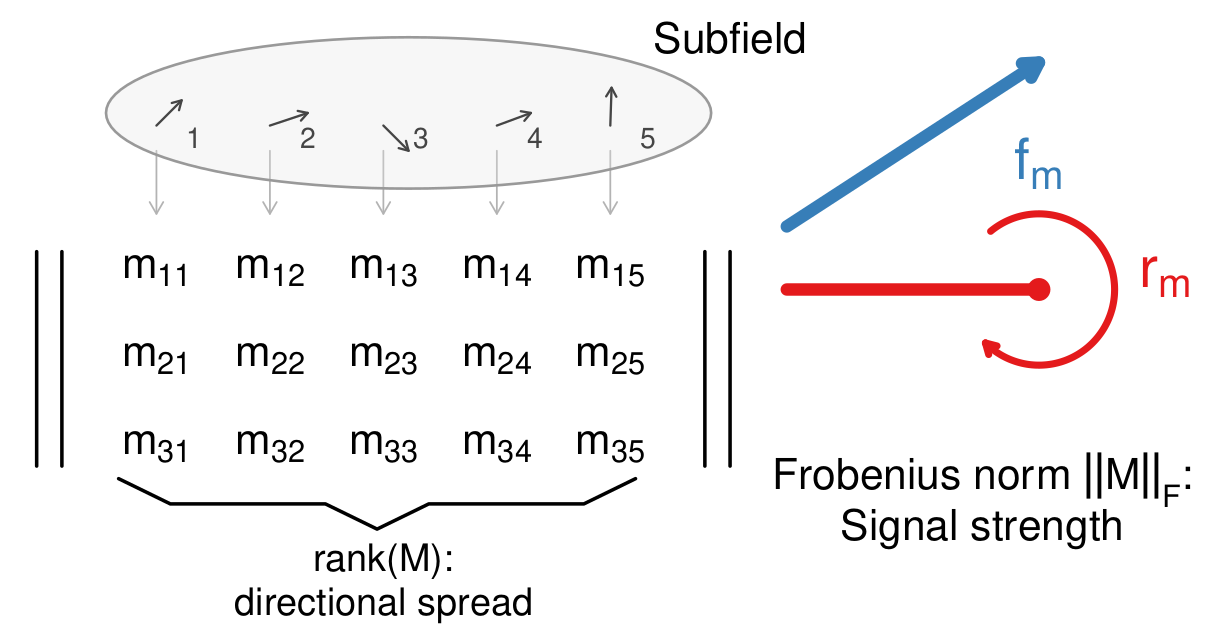

This figure's R source:
library(latex2exp)
library(RColorBrewer)

colors <- brewer.pal(9, "Set1")  


pdf("figure_1f.pdf", width = 10, height = 4)
par(mar = c(0, 0, 0, 0))
plot(NA, xlim = c(0, 6), ylim = c(0, 5), axes = FALSE, xlab = "", ylab = "", asp = 1)

# Base positions
rows <- 3
cols <- 5
x0 <- -1
y0 <- 3
dx <- 0.9
dy <- 0.7

# Draw m_ij labels (no boxes)
for (i in 1:rows) {
  for (j in 1:cols) {
    text(x0 + (j - 0.5)*dx,
         y0 - (i - 0.5)*dy,
         labels = bquote(m[.(i)*.(j)]),
         cex = 1.5)
  }
}

# Draw vertical double bars (matrix notation)
bottom_y <- y0 - rows*dy + 0.2
top_y    <- y0 - 0.2

segments(x0 - 0.3, bottom_y, x0 - 0.3, top_y, lwd = 2)                 # Left bar
segments(x0 - 0.5, bottom_y, x0 - 0.5, top_y, lwd = 2)                 # Left bar
segments(x0 + cols*dx + 0.3, bottom_y, x0 + cols*dx + 0.3, top_y, lwd = 2)  # Right bar
segments(x0 + cols*dx + 0.5, bottom_y, x0 + cols*dx + 0.5, top_y, lwd = 2)  # Right bar

# Custom bracket drawing function
bracket <- function(x, width, y, height){
  data.frame(
    x = (c(0,1,4,5,6,9,10)/10 - 0.5) * width + x,
    y = c(0,1,1,2,1,1,0)/2 * height + y
  )
}

# Generate bracket below m31–m35
b <- bracket(x = 1.2, width = 4.1, y = 1, height = -0.4)
lines(b$x, b$y, lwd = 2)

# Label for rank spread
x_start <- x0 + 0.5 * dx
x_end <- x0 + 4.5 * dx
y_brace <- y0 - 3 * dy - 0.2
brace_height <- 0.8

text((x_start + x_end)/2, y_brace - brace_height * 0.5 -0.1,
     labels = "rank(M):\ndirectional spread", cex = 1.3)

# Top-right label
text(4, 4.5,
     labels = "Subfield", cex = 1.5)

# Frobenius norm label
text(6, 1,
     labels = TeX("Frobenius norm $|| M ||_F$:"), cex = 1.5)

text(6, 1 - 0.4,
     labels = "Signal strength",
     cex = 1.5)

# Subfield vector coordinates
subfield_x <- seq(x0 + 0.5 * dx, x0 + 4.5 * dx, length.out = 5)
subfield_y <- y0 + 0.8

# Draw subfield numbers
for (i in 1:5) {
  text(subfield_x[i]+0.3, subfield_y-0.1, labels = as.character(i), cex = 1)
}

# Vector directions (angled arrows in the cloud)
dx_list <- c(0.2, 0.3,  0.2,  0.27, 0.01)
dy_list <- c( 0.2, 0.1, -0.2, 0.1,  0.3)

for (i in 1:5) {
  arrows(
    x0 = subfield_x[i],
    y0 = subfield_y,
    x1 = subfield_x[i] + dx_list[i],
    y1 = subfield_y + dy_list[i],
    length = 0.06,
    lwd = 1.3
  )
}

# Dashed arrows pointing from cloud to matrix
for (i in 1:5) {
  arrows(
    x0 + (i - 0.5) * dx, subfield_y - 0.2,
    x0 + (i - 0.5) * dx, y0 + 0.1,
    length = 0.08, lwd = 1, lty = 1, col = "gray70"
  )
}

library(plotrix)

# Draw ellipse (the “cloud”)
x_centro <- mean(subfield_x)
y_centro <- subfield_y + 0.1

draw.ellipse(
  x = x_centro + 0.2,
  y = y_centro,
  a = 2.4,
  b = 0.6,
  border = "gray60",
  col = adjustcolor("gray90", alpha.f = 0.3),
  lwd = 1.5
)

# Principal flow vector
arrows(
  x0 = x_start + 5, y0 = y0,
  x1 = x_start + 7, y1 = y0 + 1.3,
  col = colors[2], lwd = 7, length = 0.1
)
text(x_start + 7, y0 + 0.5 , labels = expression(f[m]), col = colors[2], cex = 2)

# Rotation vector (horizontal with round head)
arrows(
  x0 = x_start + 5, y0 = y0 - 0.5,
  x1 = x_start + 7, y1 = y0 - 0.5,
  col = colors[1], lwd = 7, length = 0
)

points(
  x = x_start + 7,
  y = y0 - 0.5,
  pch = 16,
  col = colors[1],
  cex = 1.8
)

# Curved rotation arc
x0 <- x_start + 6
y0 <- y0 + 0.1
x1 <- x_start + 8
y1 <- y0 - 0.5

cx <- (x0 + x1) / 2
cy <- y0 - 0.6
r <- 0.6

# Angle for curved arc (250 degrees, curved toward the vector)
theta <- seq(-3*pi/4, -3*pi/4 + (250 * pi / 170), length.out = 200)

lines(
  x = cx + r * cos(theta),
  y = cy + r * sin(theta),
  lwd = 4,
  col = colors[1]
)

arrows(
  x0 = cx + r * cos(theta[2]),
  y0 = cy + r * sin(theta[2]),
  x1 = cx + r * cos(theta[1]),
  y1 = cy + r * sin(theta[1]),
  length = 0.07,
  col = colors[1],
  lwd = 4
)

# Label for rotation vector
text(x_start + 8, y0 - 0.5 , labels = expression(r[m]), col = colors[1], cex = 2)

dev.off()
